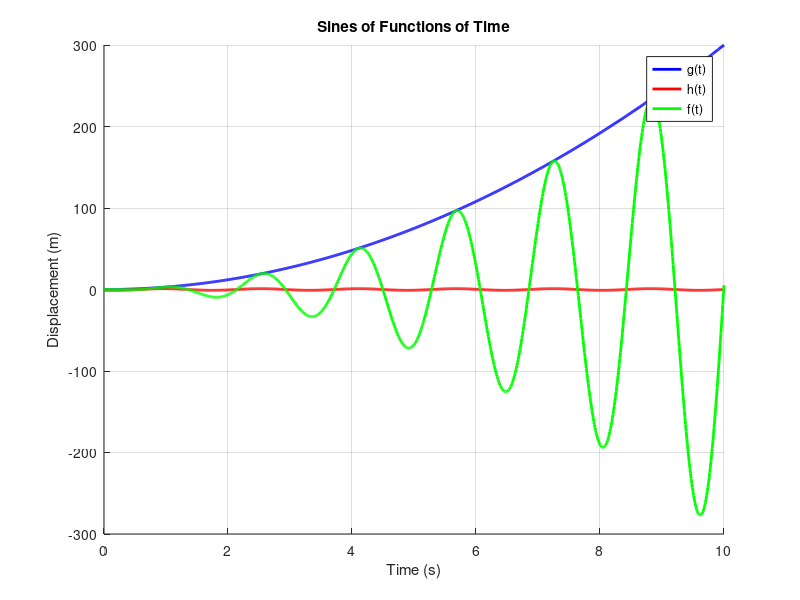

The MATLAB script that drew this image:
#!/usr/bin/octave -q

% sinplot.m
% Date  : 05 August 2017
% Author: Ankit Pati

hold on;
grid on;

title('Sines of Functions of Time');
xlabel('Time (s)');
ylabel('Displacement (m)');

t = 0 : 0.01 : 10;

g = 3 .* t.^2;
h = sin(4 .* t + 4);
f = g .* h;

plot(t, g, 'color', 'blue' , 'linewidth', 2, 'DisplayName', 'g(t)');
plot(t, h, 'color', 'red'  , 'linewidth', 2, 'DisplayName', 'h(t)');
plot(t, f, 'color', 'green', 'linewidth', 2, 'DisplayName', 'f(t)');

legend('show');

drawnow();
input("Press enter key to terminate...");
